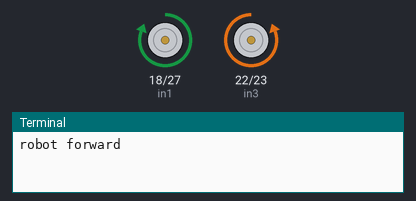
Simulated run of this program. Board: Raspberry Pi (BCM pin numbers). Parts: motor-driver pin pairs drawn as motors (green arrow = first pin HIGH = forward, orange = second pin HIGH = backward, longer = more drive), the last lines printed to the terminal. At 4.0 s the program stops and its outputs stay as they are.

Above: at 0.1 s.
At 2.1 s:
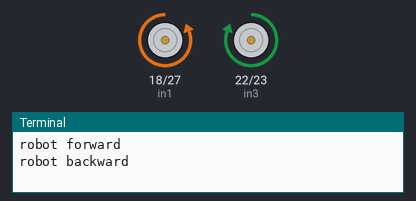
At 4.1 s:
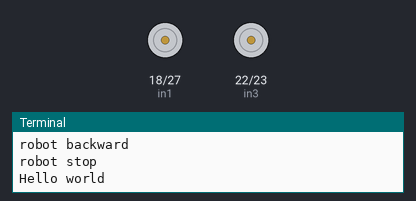
Timing chart, 0 to 5.5 s (numbered marks = the images above):
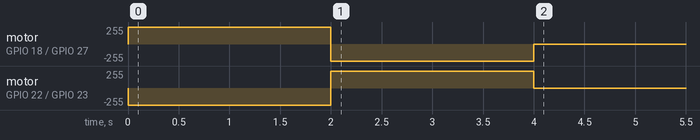

The program:

provamotore.py
```python
import RPi.GPIO as GPIO
import time

in1 = 18
in2 = 27
in3 = 22
in4 = 23
#en = 25
temp1=1

GPIO.setmode(GPIO.BCM)
GPIO.setwarnings(False)
GPIO.setup(in1,GPIO.OUT)
GPIO.setup(in2,GPIO.OUT)
GPIO.setup(in3,GPIO.OUT)
GPIO.setup(in4,GPIO.OUT)

#GPIO.setup(en,GPIO.OUT)
GPIO.output(in1,GPIO.LOW)
GPIO.output(in2,GPIO.LOW)
GPIO.output(in3,GPIO.LOW)
GPIO.output(in4,GPIO.LOW)

#p=GPIO.PWM(en,1000)

def stop():
    print("robot stop")
    GPIO.output(in1, GPIO.LOW)
    GPIO.output(in4, GPIO.LOW)
    GPIO.output(in2, GPIO.LOW)
    GPIO.output(in3, GPIO.LOW)

def forward():
    print("robot forward")
    GPIO.output(in1, GPIO.HIGH)
    GPIO.output(in4, GPIO.HIGH)
    GPIO.output(in2, GPIO.LOW)
    GPIO.output(in3, GPIO.LOW)

def backward():
    print("robot backward")
    GPIO.output(in1, GPIO.LOW)
    GPIO.output(in4, GPIO.LOW)
    GPIO.output(in2, GPIO.HIGH)
    GPIO.output(in3, GPIO.HIGH)

def right():
    print("robot right")
    GPIO.output(in1, GPIO.HIGH)
    GPIO.output(in4, GPIO.LOW)
    GPIO.output(in2, GPIO.LOW)
    GPIO.output(in3, GPIO.LOW)

def left():
    print("robot left")
    GPIO.output(in1, GPIO.LOW)
    GPIO.output(in4, GPIO.HIGH)
    GPIO.output(in2, GPIO.LOW)
    GPIO.output(in3, GPIO.LOW)


forward()
time.sleep(2)
backward()
time.sleep(2)
stop()
print("Hello world")
```

Measured:
- by itself, motor on GPIO 18 (in1) / GPIO 27 (in2): stopped → forward 255/255 at 0.00 s, → backward 255/255 2.0 s later, → stopped 2.0 s later
- by itself, motor on GPIO 22 (in3) / GPIO 23 (in4): stopped → backward 255/255 at 0.00 s, → forward 255/255 2.0 s later, → stopped 2.0 s later
